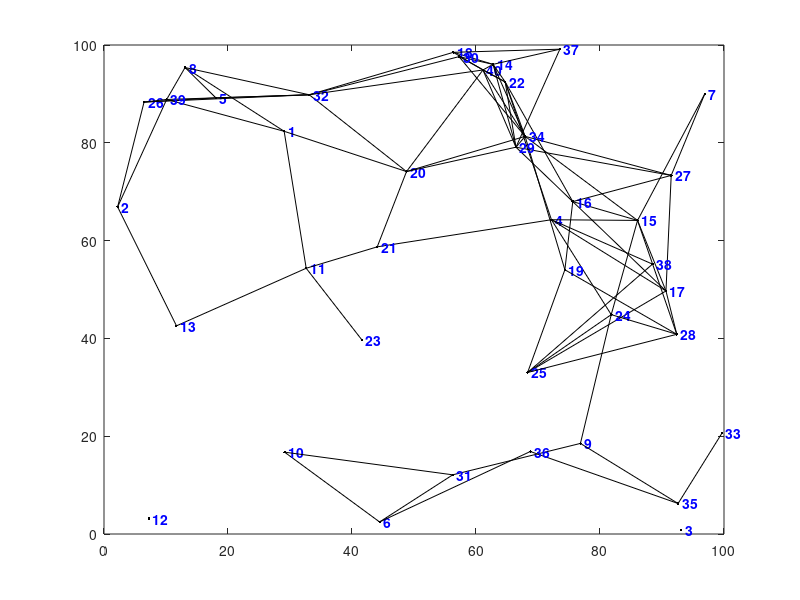

The MATLAB script that drew this image: (Note: this script raises an error after producing the figure.)
function [dist,path] = dijkstra(nodes,segments,start_id,finish_id)
	%DIJKSTRA Calculates the shortest distance and path between points on a map
	%   using Dijkstra's Shortest Path Algorithm
	% 
	% [DIST, PATH] = DIJKSTRA(NODES, SEGMENTS, SID, FID)
	%   Calculates the shortest distance and path between start and finish nodes SID and FID
	% 
	% [DIST, PATH] = DIJKSTRA(NODES, SEGMENTS, SID)
	%   Calculates the shortest distances and paths from the starting node SID to all
	%     other nodes in the map
	% 
	% Note:
	%     DIJKSTRA is set up so that an example is created if no inputs are provided,
	%       but ignores the example and just processes the inputs if they are given.
	% 
	% Inputs:
	%     NODES should be an Nx3 or Nx4 matrix with the format [ID X Y] or [ID X Y Z]
	%       where ID is an integer, and X, Y, Z are cartesian position coordinates)
	%     SEGMENTS should be an Mx3 matrix with the format [ID N1 N2]
	%       where ID is an integer, and N1, N2 correspond to node IDs from NODES list
	%       such that there is an [undirected] edge/segment between node N1 and node N2
	%     SID should be an integer in the node ID list corresponding with the starting node
	%     FID (optional) should be an integer in the node ID list corresponding with the finish
	% 
	% Outputs:
	%     DIST is the shortest Euclidean distance
	%       If FID was specified, DIST will be a 1x1 double representing the shortest
	%         Euclidean distance between SID and FID along the map segments. DIST will have
	%         a value of INF if there are no segments connecting SID and FID.
	%       If FID was not specified, DIST will be a 1xN vector representing the shortest
	%         Euclidean distance between SID and all other nodes on the map. DIST will have
	%         a value of INF for any nodes that cannot be reached along segments of the map.
	%     PATH is a list of nodes containing the shortest route
	%       If FID was specified, PATH will be a 1xP vector of node IDs from SID to FID.
	%         NAN will be returned if there are no segments connecting SID to FID.
	%       If FID was not specified, PATH will be a 1xN cell of vectors representing the
	%         shortest route from SID to all other nodes on the map. PATH will have a value
	%         of NAN for any nodes that cannot be reached along the segments of the map.
	% 
	% Example:
	%     dijkstra; % calculates shortest path and distance between two nodes
	%               % on a map of randomly generated nodes and segments
	% 
	% Example:
	%     nodes = [(1:10); 100*rand(2,10)]';
	%     segments = [(1:17); floor(1:0.5:9); ceil(2:0.5:10)]';
	%     figure; plot(nodes(:,2), nodes(:,3),'k.');
	%     hold on;
	%     for s = 1:17
	%         if (s <= 10) text(nodes(s,2),nodes(s,3),[' ' num2str(s)]); end
	%         plot(nodes(segments(s,2:3)',2),nodes(segments(s,2:3)',3),'k');
	%     end
	%     [d, p] = dijkstra(nodes, segments, 1, 10)
	%     for n = 2:length(p)
	%         plot(nodes(p(n-1:n),2),nodes(p(n-1:n),3),'r-.','linewidth',2);
	%     end
	%     hold off;
	% 
	% Author: Joseph Kirk
	% Email: jdkirk630 at gmail dot com
	% Release: 1.3
	% Release Date: 5/18/07

	if (nargin < 3) % SETUP
		% (GENERATE RANDOM EXAMPLE OF NODES AND SEGMENTS IF NOT GIVEN AS INPUTS)
		% Create a random set of nodes/vertices,and connect some of them with
		% edges/segments. Then graph the resulting map.
		num_nodes = 40; L = 100; max_seg_length = 30; ids = (1:num_nodes)';
		nodes = [ids L*rand(num_nodes,2)]; % create random nodes
		h = figure; plot(nodes(:,2),nodes(:,3),'k.') % plot the nodes
		text(nodes(num_nodes,2),nodes(num_nodes,3),...
			[' ' num2str(ids(num_nodes))],'Color','b','FontWeight','b')
		hold on
		num_segs = 0; segments = zeros(num_nodes*(num_nodes-1)/2,3);
		for i = 1:num_nodes-1 % create edges between some of the nodes
			text(nodes(i,2),nodes(i,3),[' ' num2str(ids(i))],'Color','b','FontWeight','b')
			for j = i+1:num_nodes
				d = sqrt(sum((nodes(i,2:3) - nodes(j,2:3)).^2));
				if and(d < max_seg_length,rand < 0.6)
					plot([nodes(i,2) nodes(j,2)],[nodes(i,3) nodes(j,3)],'k.-')
					% add this link to the segments list
					num_segs = num_segs + 1;
					segments(num_segs,:) = [num_segs nodes(i,1) nodes(j,1)];
				end
			end
		end
		segments(num_segs+1:num_nodes*(num_nodes-1)/2,:) = [];
		axis([0 L 0 L])
		% Calculate Shortest Path Using Dijkstra's Algorithm
		% Get random starting/ending nodes,compute the shortest distance and path.
		start_id = ceil(num_nodes*rand); disp(['start id = ' num2str(start_id)]);
		finish_id = ceil(num_nodes*rand); disp(['finish id = ' num2str(finish_id)]);
		[distance,path] = dijkstra(nodes,segments,start_id,finish_id);
		disp(['distance = ' num2str(distance)]); disp(['path = [' num2str(path) ']']);
		% If a Shortest Path exists,Plot it on the Map.
		figure(h)
		for k = 2:length(path)
			m = find(nodes(:,1) == path(k-1));
			n = find(nodes(:,1) == path(k));
			plot([nodes(m,2) nodes(n,2)],[nodes(m,3) nodes(n,3)],'ro-','LineWidth',2);
		end
		title(['Shortest Distance from ' num2str(start_id) ' to ' ...
			num2str(finish_id) ' = ' num2str(distance)])
		hold off

	else %--------------------------------------------------------------------------
		% MAIN FUNCTION - DIJKSTRA'S ALGORITHM

		% initializations
		node_ids = nodes(:,1);
		[num_map_pts,cols] = size(nodes);
		table = sparse(num_map_pts,2);
		shortest_distance = Inf(num_map_pts,1);
		settled = zeros(num_map_pts,1);
		path = num2cell(NaN(num_map_pts,1));
		col = 2;
		pidx = find(start_id == node_ids);
		shortest_distance(pidx) = 0;
		table(pidx,col) = 0;
		settled(pidx) = 1;
		path(pidx) = {start_id};
		if (nargin < 4) % compute shortest path for all nodes
			while_cmd = 'sum(~settled) > 0';
		else % terminate algorithm early
			while_cmd = 'settled(zz) == 0';
			zz = find(finish_id == node_ids);
		end
		while eval(while_cmd)
			% update the table
			table(:,col-1) = table(:,col);
			table(pidx,col) = 0;
			% find neighboring nodes in the segments list
			neighbor_ids = [segments(node_ids(pidx) == segments(:,2),3);
			segments(node_ids(pidx) == segments(:,3),2)];
			% calculate the distances to the neighboring nodes and keep track of the paths
			for k = 1:length(neighbor_ids)
				cidx = find(neighbor_ids(k) == node_ids);
				if ~settled(cidx)
					d = sqrt(sum((nodes(pidx,2:cols) - nodes(cidx,2:cols)).^2));
					if (table(cidx,col-1) == 0) || ...
							(table(cidx,col-1) > (table(pidx,col-1) + d))
						table(cidx,col) = table(pidx,col-1) + d;
						tmp_path = path(pidx);
						path(cidx) = {[tmp_path{1} neighbor_ids(k)]};
					else
						table(cidx,col) = table(cidx,col-1);
					end
				end
			end
			% find the minimum non-zero value in the table and save it
			nidx = find(table(:,col));
			ndx = find(table(nidx,col) == min(table(nidx,col)));
			if isempty(ndx)
				break
			else
				pidx = nidx(ndx(1));
				shortest_distance(pidx) = table(pidx,col);
				settled(pidx) = 1;
			end
		end
		if (nargin < 4) % return the distance and path arrays for all of the nodes
			dist = shortest_distance';
			path = path';
		else % return the distance and path for the ending node
			dist = shortest_distance(zz);
			path = path(zz);
			path = path{1};
		end
	end
